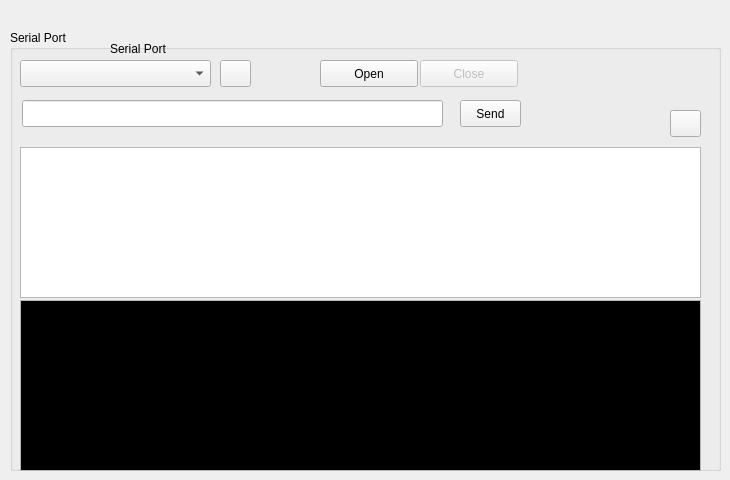
      <widget class="QWidget" name="tab_3">
       <attribute name="title">
        <string>Serial Connection</string>
       </attribute>
       <widget class="QGroupBox" name="groupBox">
        <property name="geometry">
         <rect>
          <x>10</x>
          <y>30</y>
          <width>711</width>
          <height>441</height>
         </rect>
        </property>
        <property name="title">
         <string>Serial Port</string>
        </property>
        <widget class="QComboBox" name="comboBox">
         <property name="geometry">
          <rect>
           <x>10</x>
           <y>30</y>
           <width>191</width>
           <height>27</height>
          </rect>
         </property>
        </widget>
        <widget class="QPushButton" name="openButton">
         <property name="geometry">
          <rect>
           <x>310</x>
           <y>30</y>
           <width>98</width>
           <height>27</height>
          </rect>
         </property>
         <property name="text">
          <string>Open</string>
         </property>
        </widget>
        <widget class="QPushButton" name="closeButton">
         <property name="enabled">
          <bool>false</bool>
         </property>
         <property name="geometry">
          <rect>
           <x>410</x>
           <y>30</y>
           <width>98</width>
           <height>27</height>
          </rect>
         </property>
         <property name="text">
          <string>Close</string>
         </property>
        </widget>
        <widget class="QLabel" name="label">
         <property name="geometry">
          <rect>
           <x>100</x>
           <y>10</y>
           <width>91</width>
           <height>17</height>
          </rect>
         </property>
         <property name="text">
          <string>Serial Port</string>
         </property>
        </widget>
        <widget class="QPushButton" name="refreshPortPushButton">
         <property name="geometry">
          <rect>
           <x>210</x>
           <y>30</y>
           <width>31</width>
           <height>27</height>
          </rect>
         </property>
         <property name="text">
          <string/>
         </property>
         <property name="icon">
          <iconset>
           <normaloff>../../../../usr/share/icons/Humanity/actions/22/view-refresh.svg</normaloff>../../../../usr/share/icons/Humanity/actions/22/view-refresh.svg</iconset>
         </property>
        </widget>
        <widget class="QPushButton" name="sendPushButton">
         <property name="geometry">
          <rect>
           <x>450</x>
           <y>70</y>
           <width>61</width>
           <height>27</height>
          </rect>
         </property>
         <property name="text">
          <string>Send</string>
         </property>
        </widget>
        <widget class="QLineEdit" name="lineEditsend">
         <property name="geometry">
          <rect>
           <x>12</x>
           <y>70</y>
           <width>421</width>
           <height>27</height>
          </rect>
         </property>
        </widget>
        <widget class="QTextEdit" name="termWindow">
         <property name="geometry">
          <rect>
           <x>10</x>
           <y>270</y>
           <width>681</width>
           <height>171</height>
          </rect>
         </property>
         <property name="palette">
          <palette>
           <active>
            <colorrole role="Text">
             <brush brushstyle="SolidPattern">
              <color alpha="255">
               <red>255</red>
               <green>255</green>
               <blue>0</blue>
              </color>
             </brush>
            </colorrole>
            <colorrole role="Base">
             <brush brushstyle="SolidPattern">
              <color alpha="255">
               <red>0</red>
               <green>0</green>
               <blue>0</blue>
              </color>
             </brush>
            </colorrole>
           </active>
           <inactive>
            <colorrole role="Text">
             <brush brushstyle="SolidPattern">
              <color alpha="255">
               <red>255</red>
               <green>255</green>
               <blue>0</blue>
              </color>
             </brush>
            </colorrole>
            <colorrole role="Base">
             <brush brushstyle="SolidPattern">
              <color alpha="255">
               <red>0</red>
               <green>0</green>
               <blue>0</blue>
              </color>
             </brush>
            </colorrole>
           </inactive>
           <disabled>
            <colorrole role="Text">
             <brush brushstyle="SolidPattern">
              <color alpha="255">
               <red>159</red>
               <green>158</green>
               <blue>158</blue>
              </color>
             </brush>
            </colorrole>
            <colorrole role="Base">
             <brush brushstyle="SolidPattern">
              <color alpha="255">
               <red>255</red>
               <green>255</green>
               <blue>255</blue>
              </color>
             </brush>
            </colorrole>
           </disabled>
          </palette>
         </property>
         <property name="font">
          <font>
           <pointsize>8</pointsize>
          </font>
         </property>
         <property name="mouseTracking">
          <bool>true</bool>
         </property>
         <property name="focusPolicy">
          <enum>Qt::NoFocus</enum>
         </property>
         <property name="frameShape">
          <enum>QFrame::StyledPanel</enum>
         </property>
         <property name="verticalScrollBarPolicy">
          <enum>Qt::ScrollBarAlwaysOff</enum>
         </property>
         <property name="horizontalScrollBarPolicy">
          <enum>Qt::ScrollBarAlwaysOff</enum>
         </property>
         <property name="lineWrapMode">
          <enum>QTextEdit::WidgetWidth</enum>
         </property>
         <property name="readOnly">
          <bool>true</bool>
         </property>
         <property name="textInteractionFlags">
          <set>Qt::NoTextInteraction</set>
         </property>
        </widget>
        <widget class="QPushButton" name="pushButtonClearTerm">
         <property name="geometry">
          <rect>
           <x>660</x>
           <y>80</y>
           <width>31</width>
           <height>27</height>
          </rect>
         </property>
         <property name="text">
          <string/>
         </property>
         <property name="icon">
          <iconset>
           <normaloff>../../../../usr/share/icons/Humanity/actions/22/edit-delete.svg</normaloff>../../../../usr/share/icons/Humanity/actions/22/edit-delete.svg</iconset>
         </property>
        </widget>
        <widget class="QTextEdit" name="textEditTerm">
         <property name="geometry">
          <rect>
           <x>10</x>
           <y>117</y>
           <width>681</width>
           <height>151</height>
          </rect>
         </property>
         <property name="font">
          <font>
           <pointsize>9</pointsize>
           <weight>50</weight>
           <italic>false</italic>
           <bold>false</bold>
          </font>
         </property>
         <property name="mouseTracking">
          <bool>false</bool>
         </property>
         <property name="focusPolicy">
          <enum>Qt::NoFocus</enum>
         </property>
         <property name="readOnly">
          <bool>true</bool>
         </property>
        </widget>
       </widget>
      </widget>
